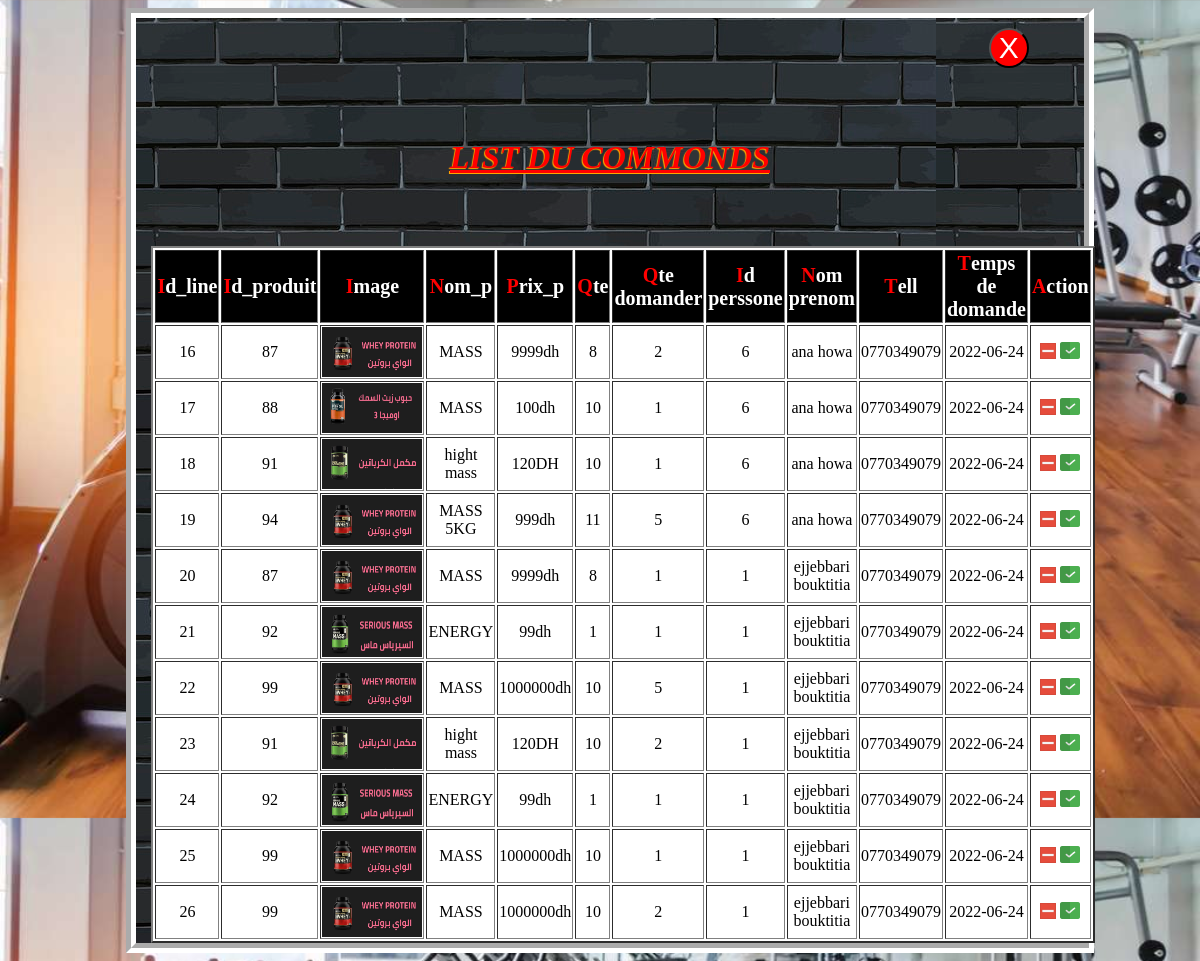
/Monprojet/line_produit.php, run on the app's committed database.
### tables this page shows
CREATE TABLE `line_produit` (
  `id_com` int(20) NOT NULL,
  `id_p` int(20) NOT NULL,
  `id_perssone` int(10) NOT NULL,
  `QTE_dmn` int(11) NOT NULL,
  `now_line` date NOT NULL DEFAULT current_timestamp()
);

CREATE TABLE `produit` (
  `id_produit` int(11) NOT NULL,
  `nom_p` varchar(40) NOT NULL,
  `prix_p` varchar(40) NOT NULL,
  `Qte` int(11) NOT NULL,
  `QTE_VEND` int(11) NOT NULL,
  `img_produit` varchar(50) NOT NULL
);

CREATE TABLE `insc_person` (
  `id` int(11) NOT NULL,
  `name` varchar(20) NOT NULL,
  `birthdate` date NOT NULL,
  `gender` varchar(50) DEFAULT NULL,
  `email` varchar(50) NOT NULL,
  `phone` varchar(50) NOT NULL,
  `password` varchar(50) NOT NULL,
  `adress` varchar(100) NOT NULL,
  `prenom` varchar(20) NOT NULL
);

### Monprojet/line_produit.php (the view, shortened to what this page needs)
<?php
$servername="localhost";
$username="root";
$password="";
$con=mysqli_connect($servername, $username, $password);
mysqli_select_db($con,"gss");
$requete1 = "SELECT * FROM line_produit;";
$resultat1=mysqli_query($con,$requete1);
?>
<html>
    <head>
    </head>
    <body>
        <div class="carr">
            <a  style="    " href="admin_html.php"><button class="ferm">X</button></a>
            <div class="entet">
             <h1 class="sall"  ">LIST DU COMMONDS
             </h1>
            </div>
          <table border="2">
        <tr>
          <th>id_line</th>
          <th>id_produit</th>
          <th>image</th>
          <th>nom_p</th>
          <th>prix_p</th>
          <th>Qte</th>
          <th>Qte domander</th>
          <th>id perssone</th>
          <th>nom prenom</th>
          <th>tell</th>
          <th>temps de domande</th>
          <th>action</th>
         </tr>
                          <?php while($row1=mysqli_fetch_array($resultat1)){
          $id_produit=$row1['id_p'];
$id_perssone=$row1['id_perssone'];
$requete2= "SELECT name,prenom,phone FROM insc_person WHERE id='$id_perssone';";
$resultat2=mysqli_query($con,$requete2);
$row2=mysqli_fetch_array($resultat2);
$requete3= "SELECT nom_p,prix_p,img_produit,Qte FROM produit WHERE id_produit='$id_produit';";
$resultat3=mysqli_query($con,$requete3);
$row3=mysqli_fetch_array($resultat3);
 ?>
				<tr>
          <td><label><?php echo $row1['id_com'];?></label></td>
          <td><label><?php echo $row1['id_p'];?></label></td>
          <td><img class="prod" src="img_produits/<?php echo $row3['img_produit'];?>"></td>
					<td><label><?php echo $row3['nom_p'];?></label></td>
					<td><label><?php echo $row3['prix_p'];?></label></td>
          <td><label><?php echo $row3['Qte'];?></label></td>
               <td><label><?php echo $row1['QTE_dmn'];?></label></td>
               <td><label><?php echo $row1['id_perssone'];?></label></td>
               <td><label><?php echo $row2['name'];?> <?php echo $row2['prenom'];?></label></td>
               <td><label><?php echo $row2['phone'];?></label></td>
               <td><label><?php echo $row1['now_line'];?></label></td>
				<td>
					<label><a onclick="return confirm('Etes vous sur de vouloir supprimer cette ligne?')" href="line_produit.php?delete=<?php echo $row1['id_com']; ?>"><img src="minus.png"></a>
            <?php if($row3['Qte']>=$row1['QTE_dmn']) {
            ?>
					<label><a href="line_produit.php?edit=<?php echo $row1['id_com']; ?>"><img style="width:20px ; height:17px; " src="add2.png"></a>
					</label>
          <?php  } ?>
					</td>
				</tr>
    			<?php } ?>
    </table>
        </div>
    </body>
</html>

### Monprojet/line_produit.php (style rules this page uses)
body { background-size: 100%; background-image: url(img/sallsp1.jpg); }
.carr { border: 10px groove #fff; width:80% ; height:100% auto; margin-left:10%; background-image:url(img/sport.jpg); }
.entet { width:100%; height:20% ; background-size: 100%; }
.sall { text-decoration:underline; text-align:center; color: red; text-shadow:-1px 1px 1px orange; margin-left:0%; padding: 50px; font-style: oblique; }
table { margin-left:15px; background-color:white; }
th:first-letter { color:red; font-family: verdana; text-transform: capitalize; }
th { font-size:20px; }
.ferm { background-color: red; color:white; font-size:30px; width:40px; height: 40px; margin-left:90%; margin-top:10px ; border-radius: 50%; }
th { background-color: black; color:white; }
.prod { width: 100px; height: 50px; }
td { text-align: center; }

### data on the page
line_produit: id_com "16", id_p "87", produit.img_produit (picture), produit.nom_p "MASS", produit.prix_p "9999dh", produit.Qte "8", QTE_dmn "2", id_perssone "6", insc_person.name "ana", insc_person.prenom "howa", insc_person.phone "0770349079", now_line "2022-06-24"
line_produit: id_com "17", id_p "88", produit.img_produit (picture), produit.nom_p "MASS", produit.prix_p "100dh", produit.Qte "10", QTE_dmn "1", id_perssone "6", insc_person.name "ana", insc_person.prenom "howa", insc_person.phone "0770349079", now_line "2022-06-24"
line_produit: id_com "18", id_p "91", produit.img_produit (picture), produit.nom_p "hight mass", produit.prix_p "120DH", produit.Qte "10", QTE_dmn "1", id_perssone "6", insc_person.name "ana", insc_person.prenom "howa", insc_person.phone "0770349079", now_line "2022-06-24"
line_produit: id_com "19", id_p "94", produit.img_produit (picture), produit.nom_p "MASS 5KG", produit.prix_p "999dh", produit.Qte "11", QTE_dmn "5", id_perssone "6", insc_person.name "ana", insc_person.prenom "howa", insc_person.phone "0770349079", now_line "2022-06-24"
line_produit: id_com "20", id_p "87", produit.img_produit (picture), produit.nom_p "MASS", produit.prix_p "9999dh", produit.Qte "8", QTE_dmn "1", id_perssone "1", insc_person.name "ejjebbari", insc_person.prenom "bouktitia", insc_person.phone "0770349079", now_line "2022-06-24"
line_produit: id_com "21", id_p "92", produit.img_produit (picture), produit.nom_p "ENERGY", produit.prix_p "99dh", produit.Qte "1", QTE_dmn "1", id_perssone "1", insc_person.name "ejjebbari", insc_person.prenom "bouktitia", insc_person.phone "0770349079", now_line "2022-06-24"
line_produit: id_com "22", id_p "99", produit.img_produit (picture), produit.nom_p "MASS", produit.prix_p "1000000dh", produit.Qte "10", QTE_dmn "5", id_perssone "1", insc_person.name "ejjebbari", insc_person.prenom "bouktitia", insc_person.phone "0770349079", now_line "2022-06-24"
line_produit: id_com "23", id_p "91", produit.img_produit (picture), produit.nom_p "hight mass", produit.prix_p "120DH", produit.Qte "10", QTE_dmn "2", id_perssone "1", insc_person.name "ejjebbari", insc_person.prenom "bouktitia", insc_person.phone "0770349079", now_line "2022-06-24"
line_produit: id_com "24", id_p "92", produit.img_produit (picture), produit.nom_p "ENERGY", produit.prix_p "99dh", produit.Qte "1", QTE_dmn "1", id_perssone "1", insc_person.name "ejjebbari", insc_person.prenom "bouktitia", insc_person.phone "0770349079", now_line "2022-06-24"
line_produit: id_com "25", id_p "99", produit.img_produit (picture), produit.nom_p "MASS", produit.prix_p "1000000dh", produit.Qte "10", QTE_dmn "1", id_perssone "1", insc_person.name "ejjebbari", insc_person.prenom "bouktitia", insc_person.phone "0770349079", now_line "2022-06-24"
line_produit: id_com "26", id_p "99", produit.img_produit (picture), produit.nom_p "MASS", produit.prix_p "1000000dh", produit.Qte "10", QTE_dmn "2", id_perssone "1", insc_person.name "ejjebbari", insc_person.prenom "bouktitia", insc_person.phone "0770349079", now_line "2022-06-24"
